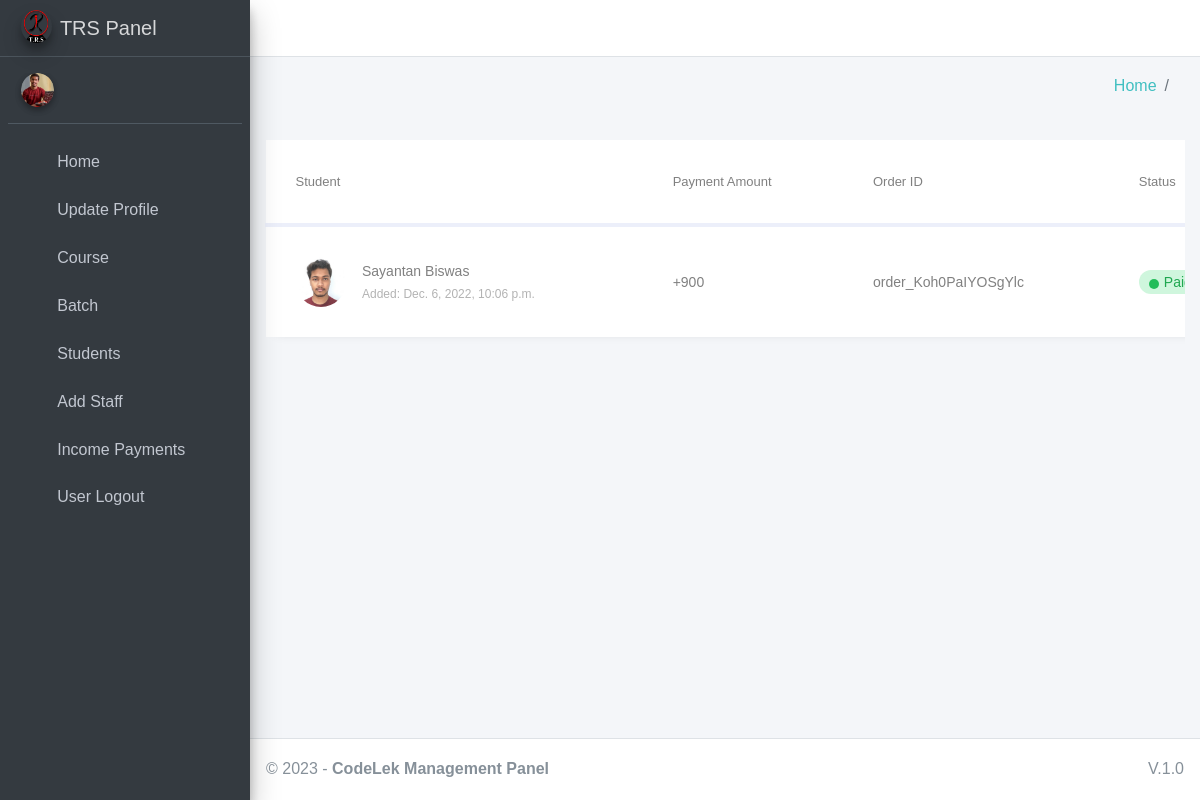
Screenshot of /payments/income/ with the database file from the repository.
### payments/models.py (models this page shows, shortened)
class Payment(models.Model):
    student = models.ForeignKey(Student, on_delete=models.DO_NOTHING)
    sub_payment_id = models.IntegerField(blank=True,null=True)
    payment_amount = models.IntegerField()
    order_id = models.CharField(max_length=120, blank=True,null=True)
    payment_id = models.CharField(max_length=120,blank=True,null=True)
    payment_signature = models.CharField(max_length=120,blank=True,null=True)
    is_paid = models.BooleanField(default=False)
    datetime = models.DateTimeField(auto_now_add=True)
    class Meta:
        ordering = ('-datetime',)

### students/models.py (models this page shows, shortened)
class Student(models.Model):
    batch = models.ForeignKey(Batch, on_delete=models.DO_NOTHING,blank=True,null=True)
    applying_for = models.CharField(max_length=80,blank=True,null=True)
    status = models.CharField(max_length=30, choices=ACTIVE_STATUS, default='IN_REVIEW')
    name = models.CharField(max_length=50)
    mobile_number = models.IntegerField()
    whatsapp_number = models.IntegerField(blank=True,null=True)
    guardian_name = models.CharField(max_length=50)
    guardian_mobile_number = models.IntegerField()
    address = models.TextField()
    pin_code = models.CharField(max_length=20,blank=True,null=True)
    date_of_birth = models.DateField(blank=True,null=True)
    adhaar_card = models.FileField(upload_to="adhaar_cards",blank=True,null=True)
    training_fees = models.IntegerField(default=0)
    food_and_lodging_fees = models.IntegerField(default=0)
    uniform_fees = models.IntegerField(default=0)
    shoes_fees = models.IntegerField(default=0)
    ccrup_fees = models.IntegerField(default=0)
    cap_fees = models.IntegerField(default=0)
    belt_fees = models.IntegerField(default=0)
    admission_fees = models.IntegerField(default=0)
    membership_fees = models.IntegerField(default=0)
    describe_queries = models.TextField(blank=True,null=True)
    payment_mode = models.CharField(max_length=30, choices=PAYMENT_MODE, default='ONLINE')
    picture = models.ImageField(upload_to="students")
    admission_date = models.DateField(auto_now_add=True)

### payments/views.py (the view)
# urls.py: path('income/',views.Incomming),
def Incomming(request):
    payments = Payment.objects.all()
    return render(request, "payments/income.html",{'payments':payments})

### templates/payments/income.html (shortened to what this page needs)
{% extends 'main_app/base.html' %}
{% load static %}
{% block content %}
<section>
    <div class="container">
        <div class="row">
            <div class="col-md-12">
                <div class="table-wrap">
                    <table class="table table-responsive-xl">
                        <thead>
                            <tr>
                                <th>Student</th>
                                <th>Payment Amount</th>
                                <th>Order ID</th>
                                <th>Status</th>
                            </tr>
                        </thead>
                        <tbody>
                            {% for i in payments %}
                            <tr class="alert" role="alert">
                                    <td class="d-flex align-items-center">
                                        <img class="img" src="/media/{{ i.student.picture }}" alt="">
                                        <div class="pl-3 email">
                                            <span>{{ i.student.name }}</span>
                                            <span title="{{ student.datetime }}">Added: {{ i.datetime }}</span>
                                        </div>
                                    </td>
                                    <td>+{{ i.payment_amount }}</td>
                                    <td title="{{ i.order_id }}">{{ i.order_id }}</td>
                                    {% if i.is_paid %}
                                    <td class="status">
                                        <span class="active">Paid</span>
                                    </td>
                                    {% else %}
                                    <td class="status">
                                      <span class="rejected">Rejected</span>
                                    </td>
                                    {% endif %}
                            </tr>
                            {% endfor %}
                        </tbody>
                    </table>
                </div>
            </div>
        </div>
    </div>
</section>
{% endblock content %}

### templates/payments/income.html (style rules this page uses)
:root { --blue: #007bff; --indigo: #6610f2; --purple: #6f42c1; --pink: #e83e8c; --red: #dc3545; --orange: #fd7e14; --yellow: #ffc107; --green: #28a745; --teal: #20c997; --cyan: #17a2b8; --white: #fff; --gray: #6c757d; --gray-dark: #343a40; --primary: #007bff; --secondary: #6c757d; --success: #28a745; --info: #17a2b8; --warning: #ffc107; --danger: #dc3545; --light: #f8f9fa; --dark: #343a40; --breakpoint-xs: 0; --breakpoint-sm: 576px; --breakpoint-md: 768px; --breakpoint-lg: 992px; --breakpoint-xl: 1200px; --font-family-sans-serif: -apple-system, BlinkMacSystemFont, "Segoe UI", Roboto, "Helvetica Neue", Arial, "Noto Sans", sans-serif, "Apple Color Emoji", "Segoe UI Emoji", "Segoe UI Symbol", "Noto Color Emoji"; --font-family-monospace: SFMono-Regular, Menlo, Monaco, Consolas, "Liberation Mono", "Courier New", monospace; }
*, *::before, *::after { -webkit-box-sizing: border-box; box-sizing: border-box; }
html { font-family: sans-serif; line-height: 1.15; -webkit-text-size-adjust: 100%; -webkit-tap-highlight-color: rgba(0, 0, 0, 0); }
article, aside, figcaption, figure, footer, header, hgroup, main, nav, section { display: block; }
body { margin: 0; font-family: -apple-system, BlinkMacSystemFont, "Segoe UI", Roboto, "Helvetica Neue", Arial, "Noto Sans", sans-serif, "Apple Color Emoji", "Segoe UI Emoji", "Segoe UI Symbol", "Noto Color Emoji"; font-size: 1rem; font-weight: 400; line-height: 1.5; color: #212529; text-align: left; background-color: #fff; }
img { vertical-align: middle; border-style: none; }
table { border-collapse: collapse; }
th { text-align: inherit; }
.container { width: 100%; padding-right: 15px; padding-left: 15px; margin-right: auto; margin-left: auto; }
@media (min-width: 576px) { .container { max-width: 540px; } }
@media (min-width: 768px) { .container { max-width: 720px; } }
@media (min-width: 992px) { .container { max-width: 960px; } }
@media (min-width: 1200px) { .container { max-width: 1140px; } }
.row { display: -webkit-box; display: -ms-flexbox; display: flex; -ms-flex-wrap: wrap; flex-wrap: wrap; margin-right: -15px; margin-left: -15px; }
.col-1, .col-2, .col-3, .col-4, .col-5, .col-6, .col-7, .col-8, .col-9, .col-10, .col-11, .col-12, .col, .col-auto, .col-sm-1, .col-sm-2, .col-sm-3, .col-sm-4, .col-sm-5, .col-sm-6, .col-sm-7, .col-sm-8, .col-sm-9, .col-sm-10, .col-sm-11, .col-sm-12, .col-sm, .col-sm-auto, .col-md-1, .col-md-2, .col-md-3, .col-md-4, .col-md-5, .col-md-6, .col-md-7, .col-md-8, .col-md-9, .col-md-10, .col-md-11, .col-md-12, .col-md, .col-md-auto, .col-lg-1, .col-lg-2, .col-lg-3, .col-lg-4, .col-lg-5, .col-lg-6, .col-lg-7, .col-lg-8, .col-lg-9, .col-lg-10, .col-lg-11, .col-lg-12, .col-lg, .col-lg-auto, .col-xl-1, .col-xl-2, .col-xl-3, .col-xl-4, .col-xl-5, .col-xl-6, .col-xl-7, .col-xl-8, .col-xl-9, .col-xl-10, .col-xl-11, .col-xl-12, .col-xl, .col-xl-auto { position: relative; width: 100%; padding-right: 15px; padding-left: 15px; }
@media (min-width: 768px) { .col-md-12 { -webkit-box-flex: 0; -ms-flex: 0 0 100%; flex: 0 0 100%; max-width: 100%; } }
.table { width: 100%; margin-bottom: 1rem; color: #212529; }
.table th, .table td { padding: 0.75rem; vertical-align: top; border-top: 1px solid #dee2e6; }
.table thead th { vertical-align: bottom; border-bottom: 2px solid #dee2e6; }
.alert { position: relative; padding: 0.75rem 1.25rem; margin-bottom: 1rem; border: 1px solid transparent; border-radius: 0.25rem; }
.d-flex { display: -webkit-box !important; display: -ms-flexbox !important; display: flex !important; }
.align-items-center { -webkit-box-align: center !important; -ms-flex-align: center !important; align-items: center !important; }

### rows the page displays
Payment: student.picture (picture), student.name "Sayantan Biswas", datetime "Dec. 6, 2022, 10:06 p.m.", payment_amount "900", order_id "order_Koh0PaIYOSgYlc", is_paid "Paid"
